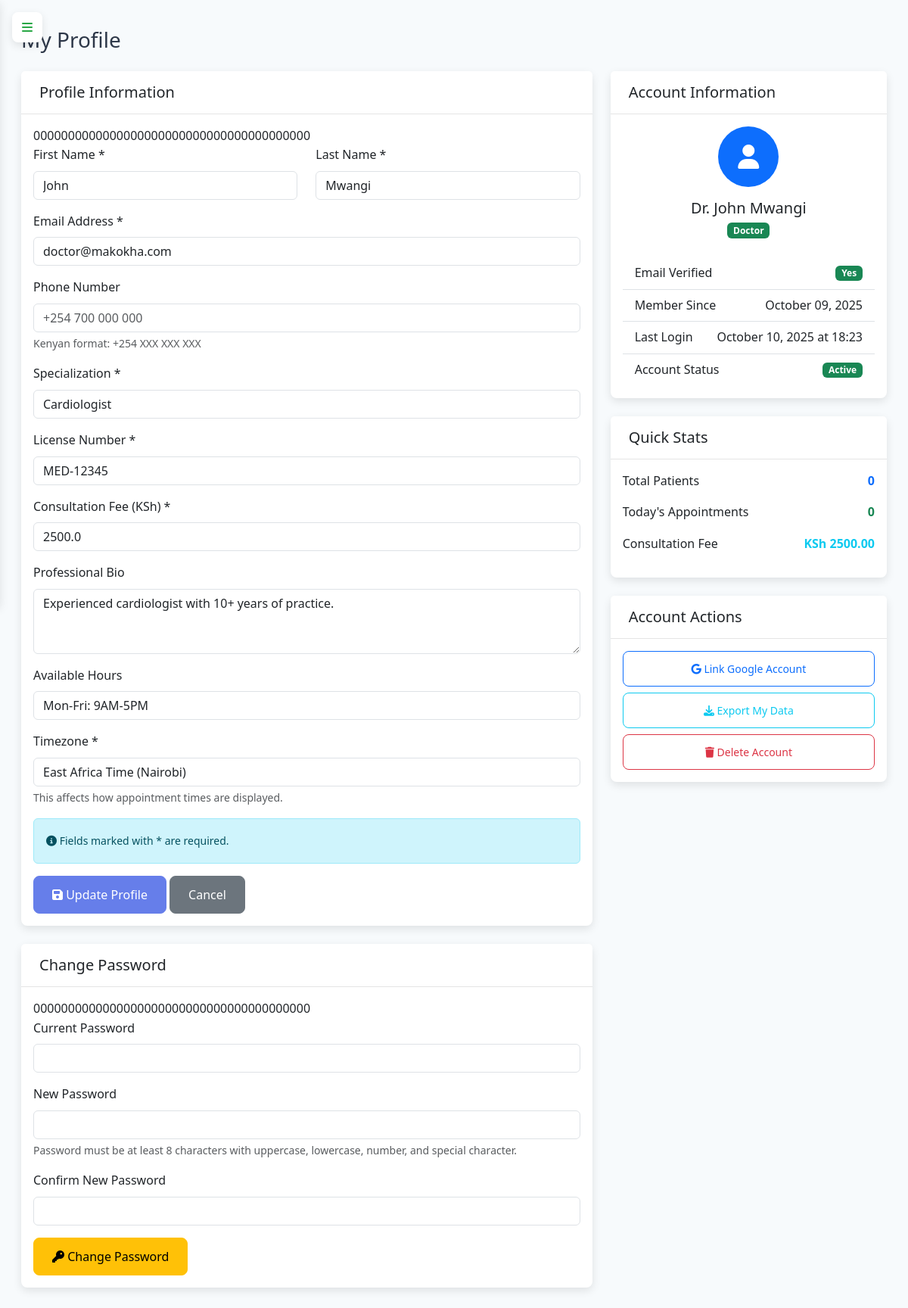
/profile (signed in), run on an earlier commit of the app's database.
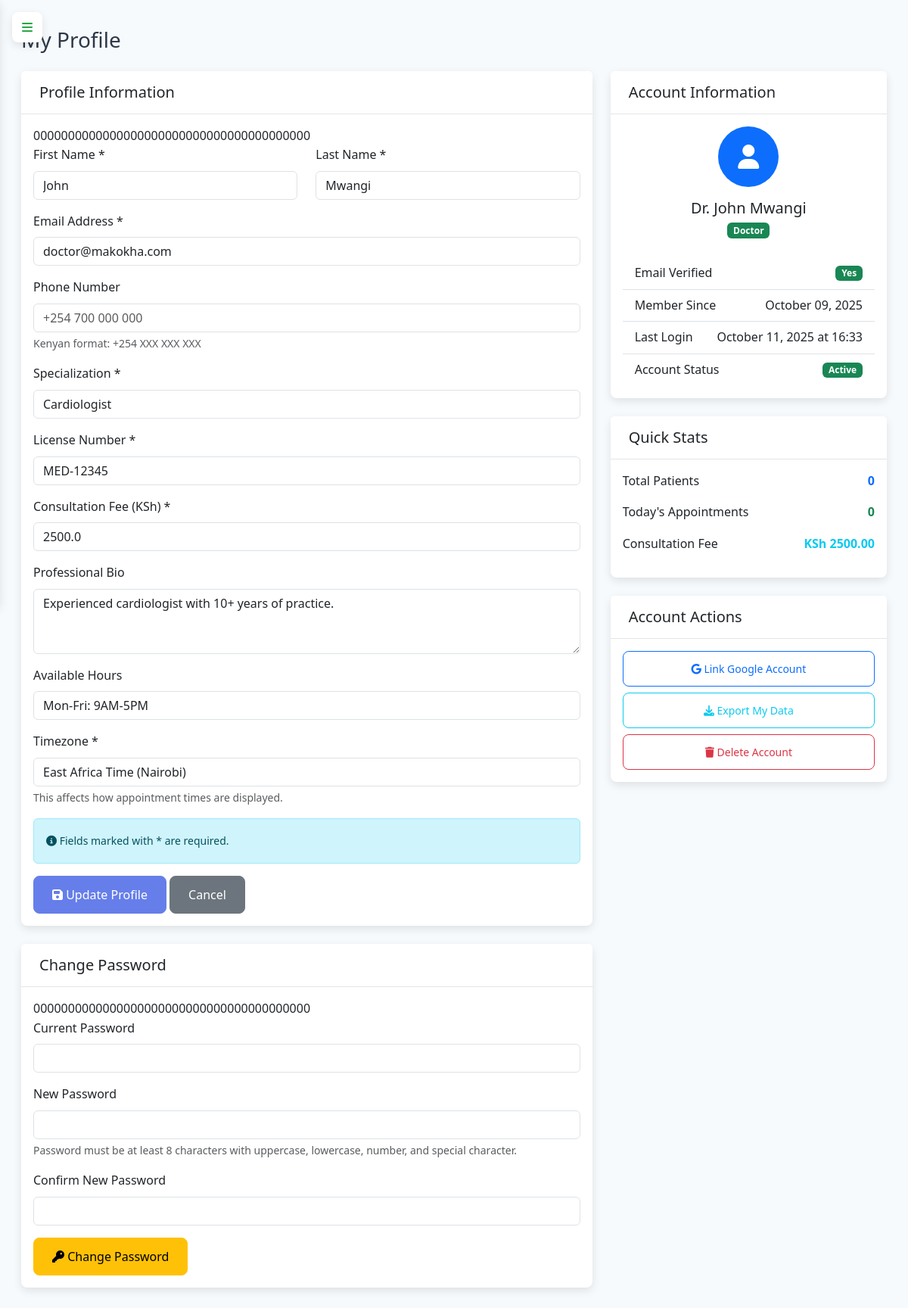
And on a later commit of the database.
### app.py (models this page shows, shortened)
class User(UserMixin, db.Model):
    id = db.Column(db.Integer, primary_key=True)
    username = db.Column(db.String(80), unique=True, nullable=True)
    email = db.Column(db.String(120), unique=True, nullable=False)
    password_hash = db.Column(db.String(128), nullable=True)  # Changed to nullable=True
    google_id = db.Column(db.String(100), unique=True, nullable=True)
    role = db.Column(db.String(20), nullable=False)
    created_at = db.Column(db.DateTime, default=lambda: datetime.utcnow())
    last_login = db.Column(db.DateTime)
    login_attempts = db.Column(db.Integer, default=0)
    account_locked_until = db.Column(db.DateTime)
    timezone = db.Column(db.String(50), default='UTC')
    patient_profile = db.relationship('Patient', backref='user', uselist=False, cascade='all, delete-orphan')
    doctor_profile = db.relationship('Doctor', backref='user', uselist=False, cascade='all, delete-orphan')

### app.py (the view)
@app.route('/profile')
@login_required
def profile():
    try:
        if current_user.role == 'patient':
            profile_data = current_user.patient_profile
        elif current_user.role == 'doctor':
            profile_data = current_user.doctor_profile
        else:  # admin
            profile_data = None
        return render_template('profile.html',
                             profile_data=profile_data,
                             current_user=current_user)
    except Exception as e:
        app.logger.error(f"Error loading profile: {str(e)}")
        flash('Error loading profile', 'error')
        return redirect(url_for('patient_dashboard' if current_user.role == 'patient' else 'doctor_dashboard'))

### app.py (called while the page is built)
@login_manager.user_loader
def load_user(user_id):
    return db.session.get(User, int(user_id))

@app.context_processor
def utility_processor():
    return {
        'get_current_time': get_current_time,
        'format_datetime': format_datetime,
        'get_user_timezone': get_user_timezone,
        'convert_to_user_timezone': convert_to_user_timezone,
        'datetime': datetime  # Add this line
    }

@app.context_processor
def inject_user_role():
    return {
        'current_user_role': current_user.role if current_user.is_authenticated else None
    }

### templates/profile.html (shortened to what the changed rows need)
{% extends "base.html" %}
{% block content %}
<div class="container-fluid">
    <div class="row">
        <div class="col-12">
            <div class="d-flex justify-content-between align-items-center mb-4">
                <h1 class="h3 mb-0">My Profile</h1>
            </div>
        </div>
    </div>
    <div class="row">
        <div class="col-md-8">
            <div class="card">
                <div class="card-body">
                    <form method="POST" action="{{ url_for('update_profile') }}">
                        <div class="mb-3">
                            <label for="email" class="form-label">Email Address *</label>
                            <input type="email" class="form-control" id="email" name="email"
                                   value="{{ current_user.email }}" required>
                        </div>
                        <div class="mb-3">
                            <label for="timezone" class="form-label">Timezone *</label>
                            <select class="form-control" id="timezone" name="timezone" required>
                                <option value="Africa/Nairobi" {% if current_user.timezone == 'Africa/Nairobi' %}selected{% endif %}>East Africa Time (Nairobi)</option>
                            </select>
                            <div class="form-text">This affects how appointment times are displayed.</div>
                        </div>
                    </form>
                </div>
            </div>
        </div>
        <div class="col-md-4">
            <div class="card">
                <div class="card-body">
                    <div class="text-center mb-4">
                        <p class="text-muted">
                            <span class="badge
                                {% if current_user.role == 'admin' %}bg-danger
                                {% elif current_user.role == 'doctor' %}bg-success
                                {% else %}bg-primary{% endif %}">
                                {{ current_user.role|title }}
                            </span>
                        </p>
                    </div>
                    <div class="list-group list-group-flush">
                        <div class="list-group-item d-flex justify-content-between align-items-center">
                            <span>Member Since</span>
                            <span>{{ current_user.created_at.strftime('%B %d, %Y') if current_user.created_at else 'N/A' }}</span>
                        </div>
                        <div class="list-group-item d-flex justify-content-between align-items-center">
                            <span>Last Login</span>
                            <span>{{ current_user.last_login.strftime('%B %d, %Y at %H:%M') if current_user.last_login else 'Never' }}</span>
                        </div>
                    </div>
                </div>
            </div>
        </div>
    </div>
</div>
{% endblock %}

What changed in the data, as far as the page shows it:
changed User "Doctor": last_login "October 10, 2025 at 18:23" → "October 11, 2025 at 16:33"
